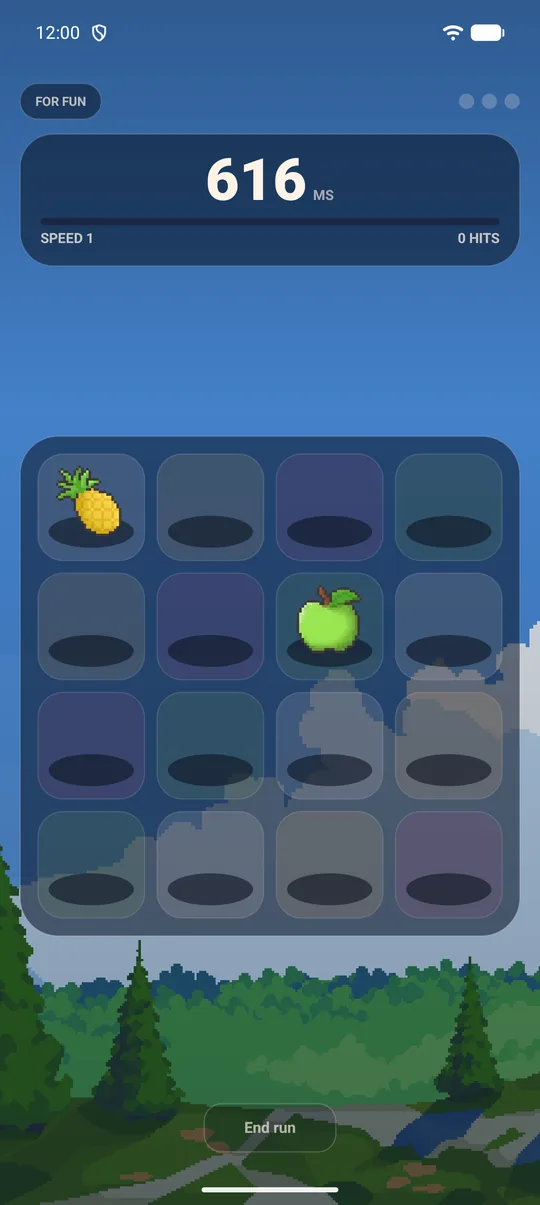
#> input picture website/assets/img/shots/real-hit.webp, 540 x 1205 px, given in place of icon-2.png, which was not available
$ python generate_launcher_icons.py
#> lines starting #> are read from the running program, lines starting #| are printed output that depends on the picture; after the words box and inside, x2 and y2 are one past the last pixel; in counts of white or black regions, pixels touching at a corner belong together; pictures that were not available may be replaced by others from this repository, and a replacement may not be noted
### tools/iconkit.py
"""Shared image helpers for the launcher-icon generator.

Deliberately depends on nothing but Pillow + numpy: the morphology and
connected-component routines below are the handful of scipy.ndimage calls the
generator needs, written out so `generate_launcher_icons.py` runs on a bare
`pip install pillow numpy`.
"""

from __future__ import annotations

import numpy as np
from PIL import Image

# ---------------------------------------------------------------- morphology


def shift_or(mask: np.ndarray) -> np.ndarray:
    """Union of `mask` with its four 4-connected translations (3x3 plus dilate)."""
    out = mask.copy()
    out[1:, :] |= mask[:-1, :]
    out[:-1, :] |= mask[1:, :]
    out[:, 1:] |= mask[:, :-1]
    out[:, :-1] |= mask[:, 1:]
    return out


def dilate(mask: np.ndarray, iterations: int = 1) -> np.ndarray:
    for _ in range(iterations):
        mask = shift_or(mask)
    return mask


def erode(mask: np.ndarray, iterations: int = 1) -> np.ndarray:
    # Erosion is dilation of the complement, with the border treated as outside
    # so shapes touching the edge erode inwards rather than being held up by it.
    inv = ~mask
    for _ in range(iterations):
        inv = shift_or(inv)
        inv[0, :] = inv[-1, :] = inv[:, 0] = inv[:, -1] = True
    return ~inv


def label(mask: np.ndarray) -> tuple[np.ndarray, int]:
    """4-connected components. Returns (labels, count); background is 0.

    Row-wise flood fill with union-find: linear in pixels and fast enough on the
    768px source without pulling in scipy.
    """
    h, w = mask.shape
    parent: list[int] = [0]

    def find(x: int) -> int:
        while parent[x] != x:
            parent[x] = parent[parent[x]]
            x = parent[x]
        return x

    def union(a: int, b: int) -> None:
        ra, rb = find(a), find(b)
        if ra != rb:
            parent[max(ra, rb)] = min(ra, rb)

    lab = np.zeros((h, w), np.int32)
    nxt = 1
    for y in range(h):
        row = mask[y]
        if not row.any():
            continue
        prev_lab = lab[y - 1] if y else None
        run_start = None
        # Walk the row's runs of True; each run needs at most one new label.
        idx = np.flatnonzero(np.diff(np.r_[False, row, False].astype(np.int8)))
        for s, e in zip(idx[0::2], idx[1::2]):
            above = prev_lab[s:e] if prev_lab is not None else None
            hits = np.unique(above[above > 0]) if above is not None else []
            if len(hits):
                cur = int(hits[0])
                for other in hits[1:]:
                    union(cur, int(other))
            else:
                parent.append(nxt)
                cur = nxt
                nxt += 1
            lab[y, s:e] = cur
            run_start = s
        del run_start
    # Flatten the union-find and renumber densely.
    roots = np.array([find(i) for i in range(nxt)], np.int32)
    remap = {0: 0}
    for r in np.unique(roots[1:]) if nxt > 1 else []:
        remap[int(r)] = len(remap)
    flat = np.zeros(nxt, np.int32)
    for i in range(1, nxt):
        flat[i] = remap[int(roots[i])]
    return flat[lab], len(remap) - 1


def largest_component(mask: np.ndarray) -> np.ndarray:
    lab, n = label(mask)
    if n == 0:
        return mask
    counts = np.bincount(lab.ravel())
    counts[0] = 0
    return lab == int(counts.argmax())


def fill_holes(mask: np.ndarray) -> np.ndarray:
    """Fill regions of False that are not connected to the image border."""
    outside = np.zeros_like(mask)
    outside[0, :] = outside[-1, :] = outside[:, 0] = outside[:, -1] = True
    outside &= ~mask
    lab, _ = label(~mask)
    border_labels = set(np.unique(lab[outside])) - {0}
    if not border_labels:
        return np.ones_like(mask)
    reachable = np.isin(lab, list(border_labels))
    return ~reachable


# --------------------------------------------------------------- geometry


def centroid_circle(alpha: np.ndarray, mask: np.ndarray) -> tuple[float, float, float]:
    """Circle centred on the art's centre of mass, sized to still contain all of it.

    Returns (cx, cy, r), interchangeable with `min_enclosing_circle`.

    The minimum enclosing circle is defined entirely by the two or three most extreme
    pixels, so a single far-flung splat tendril decides where its centre is. On this
    artwork that put the centre 13px right of the ink's actual mass, and since `place`
    pins that centre to the middle of the canvas, every surface drew the icon about
    1.2dp left of where it looked like it should be — a visible gap down the right of
    every launcher mask.

    Centring on the alpha-weighted centroid instead costs a little size: the smallest
    circle *about that point* is necessarily larger than the true minimum (here ~3%),
    so the art scales down to keep clearing the mask. Measured on the shipped icon, it
    takes the ink's offset from (-5.0, +1.0)px to (0.0, +0.5) on a 300px render, which
    is worth 3% of a dimension nobody can eyeball.

    Weighted by alpha rather than by a hand-tuned salience term. A luminance-weighted
    variant was tried and over-corrected — it chases the bright melon slice and pushes
    the whole composition low, trading a left bias for a downward one.
    """
    w = alpha.astype(np.float64)
    if w.sum() <= 0:
        return min_enclosing_circle(mask)
    h, wd = w.shape
    cx = float((w * np.arange(wd)[None, :]).sum() / w.sum())
    cy = float((w * np.arange(h)[:, None]).sum() / w.sum())
    ys, xs = np.nonzero(mask)
    r = float(np.hypot(xs - cx, ys - cy).max())
    return cx, cy, r


# [63 lines left out: function min_enclosing_circle, not called in this run]


# ----------------------------------------------------------------- raster


def place(
    art: Image.Image,
    circle: tuple[float, float, float],
    canvas: int,
    target_diameter: float,
    offset: tuple[float, float] = (0.0, 0.0),
) -> Image.Image:
    """Scale `art` so its enclosing `circle` becomes `target_diameter` px, centred.

    Everything is resampled once, straight from the full-resolution source, so
    no density ever inherits another density's resampling error.
    """
    cx, cy, r = circle
    scale = target_diameter / (2 * r)
    w, h = art.size
    scaled = art.resize(
        (max(1, round(w * scale)), max(1, round(h * scale))), Image.LANCZOS
    )
    out = Image.new("RGBA", (canvas, canvas), (0, 0, 0, 0))
    left = round(canvas / 2 - cx * scale + offset[0])
    top = round(canvas / 2 - cy * scale + offset[1])
    out.alpha_composite(scaled, (left, top))
    return out


def place_bbox(
    art: Image.Image, mask: np.ndarray, canvas: int, target: float
) -> Image.Image:
    """Scale `art` so the ink bounding box of `mask` fits `target` px, centred.

    Used for surfaces that apply no mask (the in-app logo), where fitting the
    box rather than the enclosing circle buys back a lot of apparent size.
    """
    ys, xs = np.nonzero(mask)
    x0, x1, y0, y1 = xs.min(), xs.max(), ys.min(), ys.max()
    scale = target / max(x1 - x0 + 1, y1 - y0 + 1)
    w, h = art.size
    scaled = art.resize(
        (max(1, round(w * scale)), max(1, round(h * scale))), Image.LANCZOS
    )
    out = Image.new("RGBA", (canvas, canvas), (0, 0, 0, 0))
    out.alpha_composite(
        scaled,
        (
            round(canvas / 2 - (x0 + x1 + 1) / 2 * scale),
            round(canvas / 2 - (y0 + y1 + 1) / 2 * scale),
        ),
    )
    return out


def rounded_rect_mask(size: int, radius: float, supersample: int = 8) -> Image.Image:
    from PIL import ImageDraw

    big = size * supersample
    m = Image.new("L", (big, big), 0)
    ImageDraw.Draw(m).rounded_rectangle(
        (0, 0, big - 1, big - 1), radius=radius * supersample, fill=255
    )
    return m.resize((size, size), Image.LANCZOS)


def circle_mask(size: int, supersample: int = 8) -> Image.Image:
    from PIL import ImageDraw

    big = size * supersample
    m = Image.new("L", (big, big), 0)
    ImageDraw.Draw(m).ellipse((0, 0, big - 1, big - 1), fill=255)
    return m.resize((size, size), Image.LANCZOS)


def save_png(img: Image.Image, path, *, allow_palette: bool = True) -> int:
    """Write the smallest PNG encoding that survives a fidelity check.

    This artwork is pixel art with a speckled dither. Resampling turns that
    dither into high-frequency noise, which true-colour PNG compresses badly,
    so PNG-8 is worth roughly 4x here - but only where the alpha channel
    survives it, and that depends on what alpha is being asked to carry.
    """
    import io
    import os

    path = str(path)
    os.makedirs(os.path.dirname(path), exist_ok=True)

    buf = io.BytesIO()
    img.save(buf, "PNG", optimize=True)
    best = buf.getvalue()

    rgba = np.asarray(img.convert("RGBA"))
    lit = rgba[..., 3] > 0
    if not allow_palette or not lit.any():
        with open(path, "wb") as fh:
            fh.write(best)
        return len(best)

    colours = rgba[..., :3][lit]
    if np.array_equal(colours.max(axis=0), colours.min(axis=0)):
        # A single-colour tint layer (the monochrome icon) is pure alpha, so
        # index *by* alpha: 256 identical palette entries plus a full tRNS
        # table round trips bit-exactly at a fraction of the size. Generic
        # quantisation is skipped here - it spends its palette on colour it
        # does not need and collapses alpha to ~9 levels.
        flat = Image.fromarray(rgba[..., 3], "P")
        flat.putpalette(list(colours[0]) * 256)
        buf = io.BytesIO()
        flat.save(buf, "PNG", optimize=True, transparency=bytes(range(256)))
        if len(buf.getvalue()) < len(best):
            best = buf.getvalue()
        with open(path, "wb") as fh:
            fh.write(best)
        return len(best)

    try:
        pal = img.quantize(colors=256, method=Image.FASTOCTREE, dither=Image.NONE)
        buf = io.BytesIO()
        pal.save(buf, "PNG", optimize=True)
        a = np.asarray(img.convert("RGBA"), np.int16)
        b = np.asarray(pal.convert("RGBA"), np.int16)
        rim = (a[..., 3] > 0) & (a[..., 3] < 255)
        rim_err = np.abs(a[..., 3] - b[..., 3])[rim]
        rgb_err = np.abs(a[..., :3] - b[..., :3])[a[..., 3] > 128]
        # The alpha-level count is what separates the safe cases from the
        # damaged ones. Artwork floating on transparency keeps 60-80 levels
        # and its organic rim stays smooth; the legacy tiles are opaque behind
        # a mask, so the quantiser spends nothing on their handful of rim
        # pixels, drops to ~8 levels and visibly stair-steps the tile outline.
        ok = (
            len(np.unique(b[..., 3])) >= 32
            and (rim.sum() == 0 or np.percentile(rim_err, 95) <= 16)
            and rgb_err.mean() <= 6.0
            and np.percentile(rgb_err, 99.9) <= 48
        )
        if ok and len(buf.getvalue()) < len(best):
            best = buf.getvalue()
    except Exception:
        pass

    with open(path, "wb") as fh:
        fh.write(best)
    return len(best)

### tools/generate_launcher_icons.py
"""Rebuild every icon the app ships from the single master artwork.

    python tools/generate_launcher_icons.py            # write the assets
    python tools/generate_launcher_icons.py --preview  # also write a contact sheet

The master (`assets/icon/icon-2.png`) is a splat with the fruit sitting well
inside it, so each surface gets its own crop and scale rather than one bitmap
stretched across all of them:

adaptive foreground  108dp canvas, artwork's *minimum enclosing circle* pinned
                     to 71dp. Launcher masks are inscribed in the middle 72dp,
                     so an enclosing circle of 71dp cannot be clipped by a
                     circle, squircle, teardrop or rounded-square mask.
monochrome           same framing, but redrawn for Android 13+ themed icons,
                     which use *only* the alpha channel: the flesh is knocked
                     out and a gap ring separates the slice from the splat, so
                     it reads as a melon instead of a solid blob.
legacy 48dp          pre-adaptive `ic_launcher`/`ic_launcher_round`. Nothing
                     masks these, so the background is baked in and the
                     artwork is inset to leave its own margin.
in-app logo          no mask and no background, so the *bounding box* is fitted
                     rather than the enclosing circle - the art is drawn as
                     large as the box allows.
Play Store 512       Google re-masks it, so key content stays inside 80%.

Every output is resampled once from the full-resolution master; no density is
derived from another density.
"""

from __future__ import annotations

import argparse
import sys
from pathlib import Path

import numpy as np
from PIL import Image

sys.path.insert(0, str(Path(__file__).resolve().parent))
import iconkit as K  # noqa: E402

ROOT = Path(__file__).resolve().parent.parent
SOURCE = ROOT / "assets" / "icon" / "icon-2.png"
RES = ROOT / "app" / "src" / "main" / "res"

# Matches @color/ic_launcher_background, which the adaptive icon uses as its
# background layer. Kept in sync by hand - it is also the app's orchard_night.
BACKGROUND = (0x2A, 0x16, 0x33, 0xFF)

DENSITIES = {"mdpi": 1.0, "hdpi": 1.5, "xhdpi": 2.0, "xxhdpi": 3.0, "xxxhdpi": 4.0}

ADAPTIVE_DP = 108
# The masked viewport is the middle 72dp; 71 leaves a hairline for antialiasing.
FOREGROUND_DIA_DP = 71
LEGACY_DP = 48
LEGACY_SQUARE_DIA_DP = 42  # inset so the splat is not flush with the tile edge
LEGACY_ROUND_DIA_DP = 40  # a round tile crowds the art on every side, so more
LOGO_DP = 132  # the size AboutScreen draws it at
STORE_PX = 512
STORE_DIA_PX = 410  # 80%: Google applies its own rounding to the store icon


def segment(src: Image.Image) -> dict[str, np.ndarray]:
    """Split the artwork into splat / rind / flesh / seeds.

    Colour rules rather than hand-drawn masks, so re-running against a tweaked
    master still works. The discriminator between the splat's pink and the
    flesh's red is blue: the splat sits around B=70-110, the flesh around B=30-50.
    """
    a = np.asarray(src, dtype=np.int16)
    r, g, b, alpha = a[..., 0], a[..., 1], a[..., 2], a[..., 3]
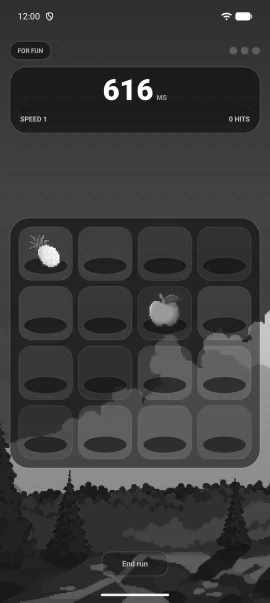
#> r: shape (1205, 540) int16 (shown at 1/2 size); min 3, max 255, mean 58.7
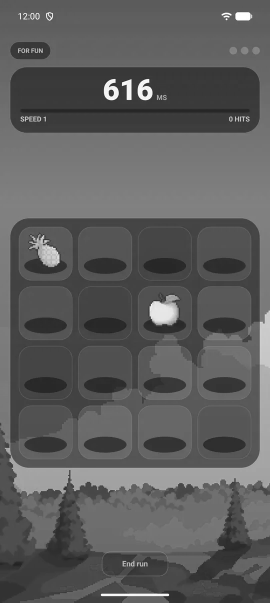
#> g: shape (1205, 540) int16 (shown at 1/2 size); min 22, max 255, mean 92.5
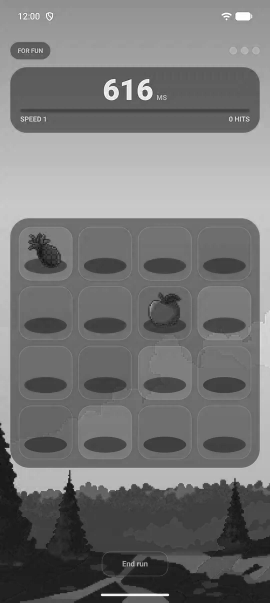
#> b: shape (1205, 540) int16 (shown at 1/2 size); min 0, max 255, mean 118
#> alpha: shape (1205, 540) int16; every value is 255
    ink = alpha > 40
#> ink: shape (1205, 540) bool; every value is 1

    green = ink & (g > r + 20) & (g > 45)
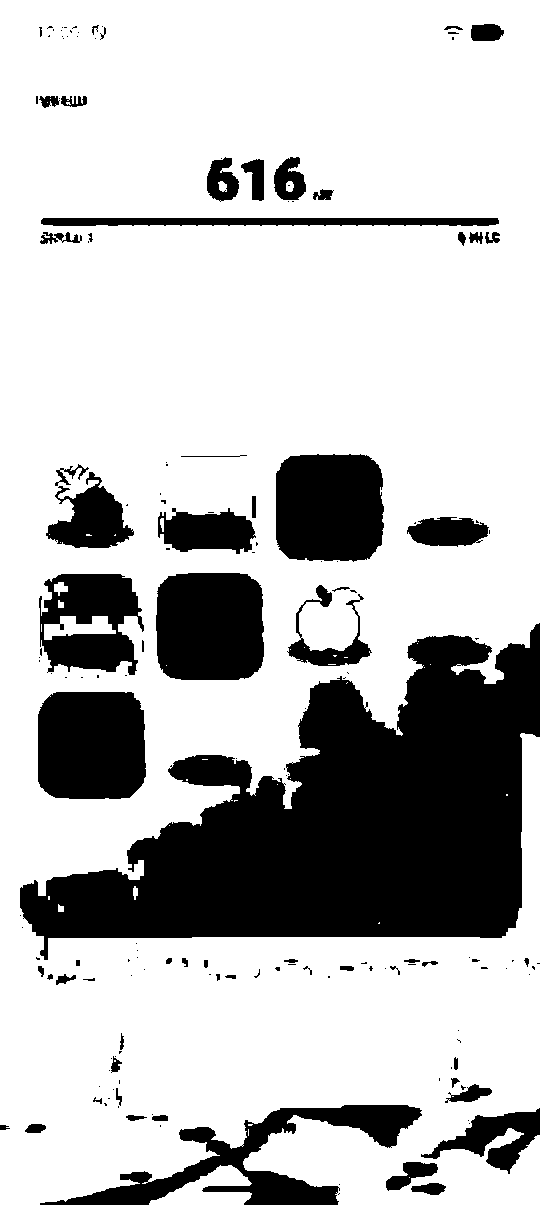
#> green: shape (1205, 540) bool; 74.7% white; 165 black regions (103 under 20 px), largest, box (x1, y1, x2, y2) and area: (20, 623, 540, 960) 90233, (38, 692, 146, 799) 10862, (156, 573, 264, 680) 10788
    pale = ink & (r > 195) & (g > 195) & (b < 215)
#> pale: shape (1205, 540) bool; 0.19% white; 38 white regions (34 under 20 px), largest, box (x1, y1, x2, y2) and area: (522, 628, 540, 692) 568, (85, 489, 119, 528) 519, (259, 1187, 305, 1188) 46, (86, 511, 91, 518) 23
    flesh_red = ink & (r > 150) & (b < 58) & (g < 95)
#> flesh_red: shape (1205, 540) bool; every value is 0

    # Close the melon's speckled interior before taking it as one region.
    melon = K.fill_holes(K.largest_component(K.erode(K.dilate(green | pale, 3) | K.dilate(flesh_red, 3), 3)))
#> the loop in dilate (call 2), `for _ in range(iterations):` made 3 passes
#> the loop in erode, `for _ in range(iterations):` made 3 passes
#> pass 3, in erode, `inv = shift_or(inv)`:
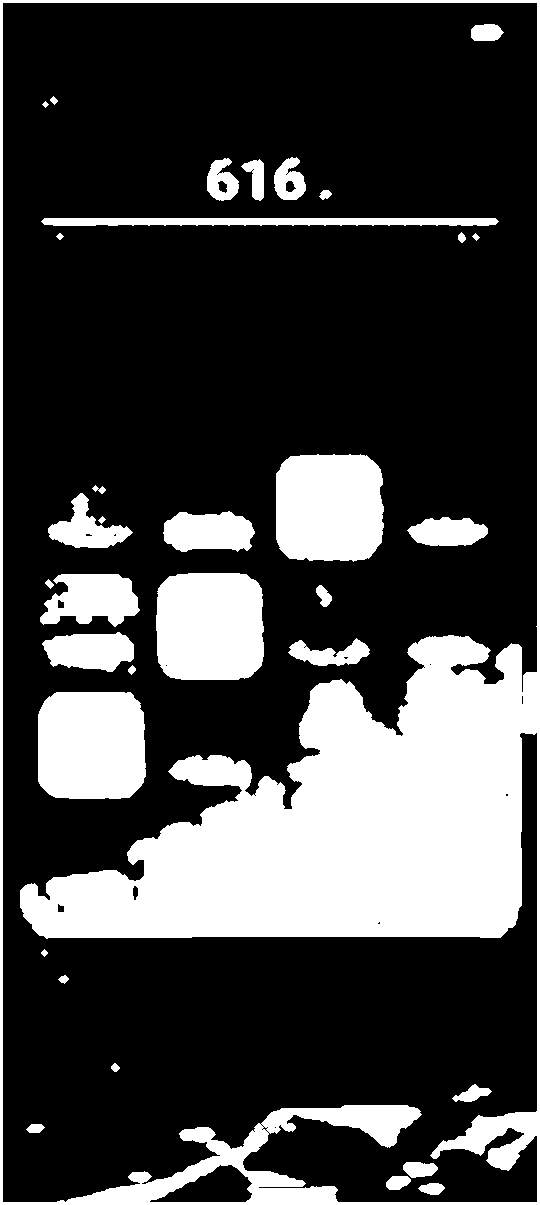
#> inv: shape (1205, 540) bool; 25.6% white; 34 white regions, largest, box (x1, y1, x2, y2) and area: (0, 0, 540, 1205) 111340, (38, 692, 146, 799) 10842, (156, 573, 264, 680) 10769
#> in label, `h, w = mask.shape`: h = 1205; w = 540
#> (the rest of the program and of its run is left out)
